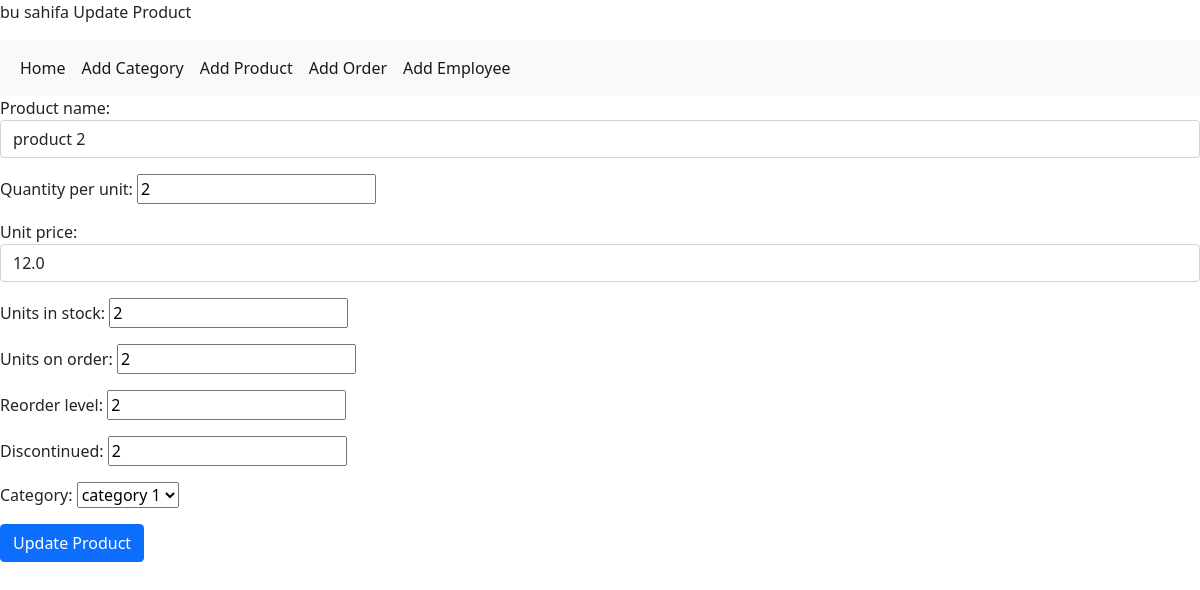
Screenshot of /updateproduct/6/ with the database file from the repository.
### app1/models.py (models this page shows, shortened)
class Product(models.Model):
    product_name = models.CharField(max_length=200,null=True, blank=True)
    quantity_per_unit = models.IntegerField(null=True, blank=True)
    unit_price = models.FloatField(null=True, blank=True)
    units_in_stock = models.IntegerField(null=True, blank=True)
    units_on_order = models.IntegerField(null=True, blank=True)
    reorder_level = models.IntegerField(null=True, blank=True)
    discontinued = models.IntegerField(null=True, blank=True)
    category = models.ForeignKey(Category, on_delete=models.CASCADE)

### app1/views.py (the view)
# urls.py: path('updateproduct/<int:pk>/',UpdateProduct.as_view(),name = 'updateproduct'),
class UpdateProduct(UpdateView):
    model = Product
    form_class = ProductForm
    template_name = 'updateproduct.html'
    success_url = reverse_lazy('index')
    pk_url_kwarg = 'pk'

### app1/forms.py (shortened to what this page needs)
class ProductForm(forms.ModelForm):
    class Meta:
        model = Product
        fields = '__all__'
        widgets = {
            "product_name": forms.TextInput(attrs={'class': 'form-control'}),
            "unit_price": forms.NumberInput(attrs={'class': 'form-control'}),
            }

### app1/models.py (called while the page is built)
    def __str__(self):
        return self.category_name

### app1/templates/updateproduct.html (shortened to what this page needs)
<!DOCTYPE html>
<html lang="en">
<head>
</head>
<body>
<p>bu sahifa Update Product </p>
<nav class="navbar navbar-expand-lg navbar-light bg-light">
    <div class="container-fluid">
        <div class="collapse navbar-collapse" id="navbarNav">
            <ul class="navbar-nav">
                <li class="nav-item">
                    <a class="nav-link active" aria-current="page" href="{% url 'index' %}">Home</a>
                </li>
                <li>
                    <a class="nav-link active" href="{% url 'addcategory' %}" tabindex="-1" aria-disabled="true">Add Category</a>
                </li>
                <li>
                    <a class="nav-link active" href="{% url 'addproduct' %}" tabindex="-1" aria-disabled="true">Add Product</a>
                </li>
                <li>
                    <a class="nav-link active" href="{% url 'addorder' %}" tabindex="-1" aria-disabled="true">Add Order</a>
                </li>
                <li>
                    <a class="nav-link active" href="{% url 'addemployee' %}" tabindex="-1" aria-disabled="true">Add Employee</a>
                </li>
            </ul>
        </div>
    </div>
</nav>
<form action="{% url 'updateproduct' product.pk  %}" method="post" enctype="multipart/form-data">
    {{ form.as_p }}
    <button type="submit" class="btn btn-primary btn-block">Update Product</button>
</form>
<link href="https://cdn.jsdelivr.net/npm/bootstrap@5.0.2/dist/css/bootstrap.min.css" rel="stylesheet"
>
</body>
</html>

### rows the page displays
Product: product_name "product 2", quantity_per_unit "2", unit_price "12.0", units_in_stock "2", units_on_order "2", reorder_level "2", discontinued "2", category "category 1"
